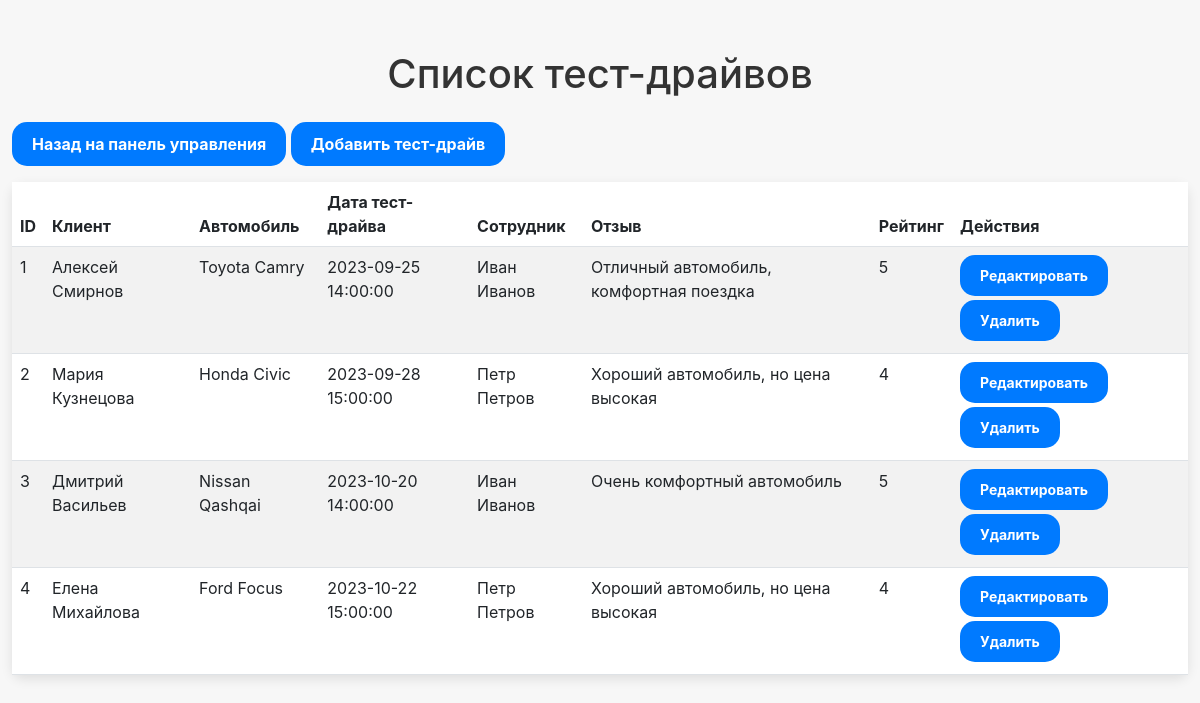
Screenshot of /view_test_drives (signed in) with the database file from the repository.
### models.py (models this page shows)
class TestDrive(db.Model):
    __tablename__ = 'test_drives'
    test_drive_id = db.Column(db.Integer, primary_key=True)
    client_id = db.Column(db.Integer, db.ForeignKey('clients.client_id'), nullable=False)
    car_id = db.Column(db.Integer, db.ForeignKey('cars.car_id'), nullable=False)
    test_drive_date = db.Column(db.DateTime, default=datetime.utcnow)
    employee_id = db.Column(db.Integer, db.ForeignKey('employees.employee_id'), nullable=False)
    feedback = db.Column(db.Text)
    rating = db.Column(db.Integer)
    client = db.relationship('Client', backref='test_drives')
    car = db.relationship('Car', backref='test_drives')
    employee = db.relationship('Employee', backref='test_drives')

class Client(db.Model):
    __tablename__ = 'clients'
    client_id = db.Column(db.Integer, primary_key=True)
    first_name = db.Column(db.String(50), nullable=False)
    last_name = db.Column(db.String(50), nullable=False)
    phone_number = db.Column(db.String(20))
    email = db.Column(db.String(120), unique=True, nullable=False)
    address = db.Column(db.String(150))
    date_of_birth = db.Column(db.Date)
    gender = db.Column(db.String(10))
    preferred_contact_method = db.Column(db.String(20))

class Car(db.Model):
    __tablename__ = 'cars'
    car_id = db.Column(db.Integer, primary_key=True)
    make = db.Column(db.String(50), nullable=False)
    model = db.Column(db.String(50), nullable=False)
    year = db.Column(db.Integer, nullable=False)
    vin = db.Column(db.String(17), unique=True, nullable=False)
    color = db.Column(db.String(20))
    price = db.Column(db.Float, nullable=False)
    mileage = db.Column(db.Integer)
    status = db.Column(db.String(20), nullable=False)
    fuel_type = db.Column(db.String(20))
    transmission = db.Column(db.String(20))
    body_type = db.Column(db.String(20))

class Employee(db.Model):
    __tablename__ = 'employees'
    employee_id = db.Column(db.Integer, primary_key=True)
    user_id = db.Column(db.Integer, db.ForeignKey('users.user_id'), nullable=False)
    first_name = db.Column(db.String(50), nullable=False)
    last_name = db.Column(db.String(50), nullable=False)
    position = db.Column(db.String(50), nullable=False)
    phone_number = db.Column(db.String(20))
    email = db.Column(db.String(120), unique=True, nullable=False)
    hire_date = db.Column(db.Date, nullable=False)
    department = db.Column(db.String(50))
    user = db.relationship('User', backref=db.backref('employee', uselist=False))

### test_drives.py (the view)
    @app.route('/view_test_drives')
    def view_test_drives():
        if 'user_id' not in session:
            flash('Пожалуйста, войдите для доступа к этой странице.', 'warning')
            return redirect(url_for('login'))
        test_drives = TestDrive.query.all()
        return render_template('view_test_drives.html', test_drives=test_drives)

### app.py (called while the page is built)
@app.before_request
def before_request():
    app.logger.debug(f"Запрос: {request.method} {request.url}")

@app.after_request
def after_request(response):
    app.logger.debug(f"Ответ: {response.status}")
    return response

### templates/view_test_drives.html (shortened to what this page needs)
<!DOCTYPE html>
<html lang="ru">
<head>
    <link rel="stylesheet" href="https://cdnjs.cloudflare.com/ajax/libs/bootstrap/5.3.0-alpha1/css/bootstrap.min.css">
    <link rel="stylesheet" href="https://cdnjs.cloudflare.com/ajax/libs/font-awesome/6.0.0-beta3/css/all.min.css">
</head>
<body>
<div class="container">
    <h1 class="text-center mb-4">Список тест-драйвов</h1>
    <a href="{{ url_for('dashboard') }}" class="btn btn-primary mb-3">Назад на панель управления</a>
    <a href="{{ url_for('add_test_drive') }}" class="btn btn-success mb-3">Добавить тест-драйв</a>
    <table class="table table-striped">
        <thead>
            <tr>
                <th>ID</th>
                <th>Клиент</th>
                <th>Автомобиль</th>
                <th>Дата тест-драйва</th>
                <th>Сотрудник</th>
                <th>Отзыв</th>
                <th>Рейтинг</th>
                <th>Действия</th>
            </tr>
        </thead>
        <tbody>
            {% for test_drive in test_drives %}
            <tr>
                <td>{{ test_drive.test_drive_id }}</td>
                <td>{{ test_drive.client.first_name }} {{ test_drive.client.last_name }}</td>
                <td>{{ test_drive.car.make }} {{ test_drive.car.model }}</td>
                <td>{{ test_drive.test_drive_date }}</td>
                <td>{{ test_drive.employee.first_name }} {{ test_drive.employee.last_name }}</td>
                <td>{{ test_drive.feedback }}</td>
                <td>{{ test_drive.rating }}</td>
                <td>
                    <a href="{{ url_for('edit_test_drive', test_drive_id=test_drive.test_drive_id) }}" class="btn btn-primary btn-sm mb-1">Редактировать</a>
                    <form action="{{ url_for('delete_test_drive', test_drive_id=test_drive.test_drive_id) }}" method="post" style="display:inline;">
                        <button type="submit" class="btn btn-danger btn-sm mb-1">Удалить</button>
                    </form>
                </td>
            </tr>
            {% endfor %}
        </tbody>
    </table>
</div>
</body>
</html>

### templates/view_test_drives.html (style rules this page uses)
body { background-color: #f7f7f7; font-family: -apple-system, BlinkMacSystemFont, "San Francisco", "Helvetica Neue", sans-serif; color: #333; }
.container { margin-top: 50px; max-width: 1200px; }
.table { background-color: #fff; border-radius: 10px; box-shadow: 0 4px 12px rgba(0, 0, 0, 0.1); }
.btn { border-radius: 15px; padding: 10px 20px; background-color: #007aff; border: none; color: #fff; font-weight: bold; }

### rows the page displays
TestDrive: test_drive_id "1", client.first_name "Алексей", client.last_name "Смирнов", car.make "Toyota", car.model "Camry", test_drive_date "2023-09-25 14:00:00", employee.first_name "Иван", employee.last_name "Иванов", feedback "Отличный автомобиль, комфортная поездка", rating "5"
TestDrive: test_drive_id "2", client.first_name "Мария", client.last_name "Кузнецова", car.make "Honda", car.model "Civic", test_drive_date "2023-09-28 15:00:00", employee.first_name "Петр", employee.last_name "Петров", feedback "Хороший автомобиль, но цена высокая", rating "4"
TestDrive: test_drive_id "3", client.first_name "Дмитрий", client.last_name "Васильев", car.make "Nissan", car.model "Qashqai", test_drive_date "2023-10-20 14:00:00", employee.first_name "Иван", employee.last_name "Иванов", feedback "Очень комфортный автомобиль", rating "5"
TestDrive: test_drive_id "4", client.first_name "Елена", client.last_name "Михайлова", car.make "Ford", car.model "Focus", test_drive_date "2023-10-22 15:00:00", employee.first_name "Петр", employee.last_name "Петров", feedback "Хороший автомобиль, но цена высокая", rating "4"
